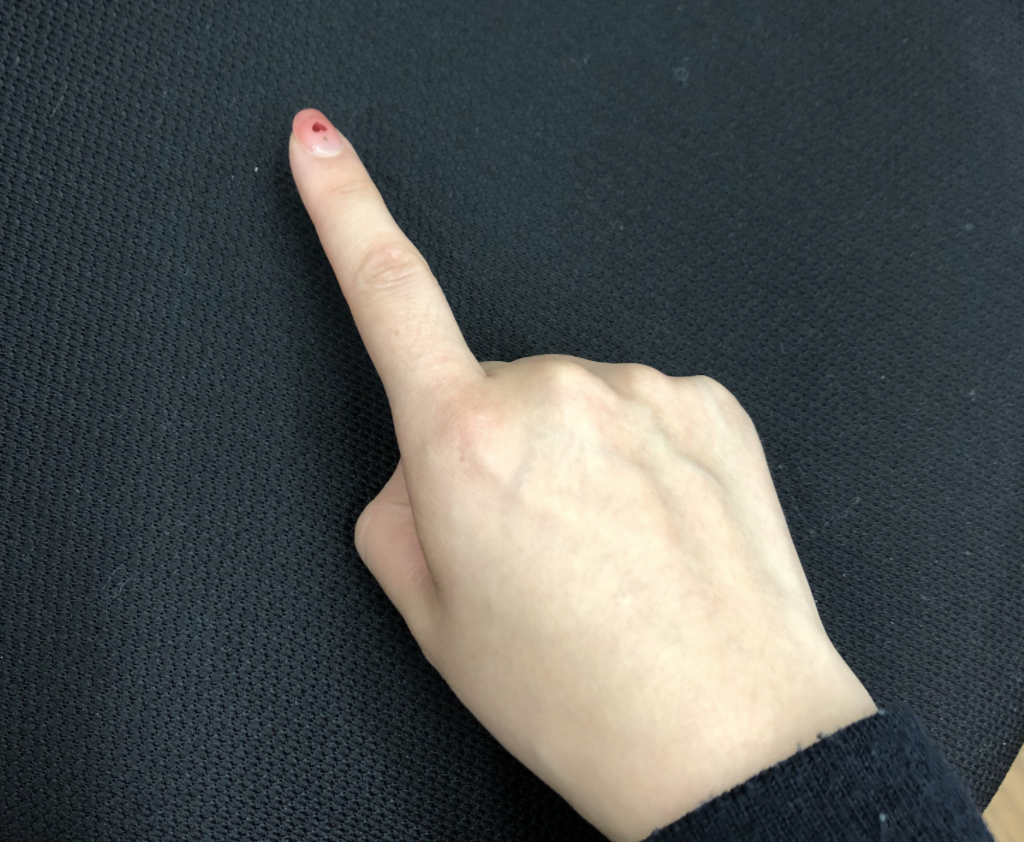
#> input picture src/finger_detection/fingerpoint.png, 1024 x 842 px
$ python example.py   (older library calls are emulated)
#> lines starting #> are read from the running program, lines starting #| are printed output that depends on the picture; after the words box and inside, x2 and y2 are one past the last pixel; in counts of white or black regions, pixels touching at a corner belong together
import cv2 as cv
import numpy as np

img_color = cv.imread('fingerpoint.png', cv.IMREAD_COLOR)
#> img_color is the input picture: shape (842, 1024, 3); mean B, G, R 83.8, 84.7, 80.6
img_gray = cv.cvtColor(img_color, cv.COLOR_BGR2GRAY)
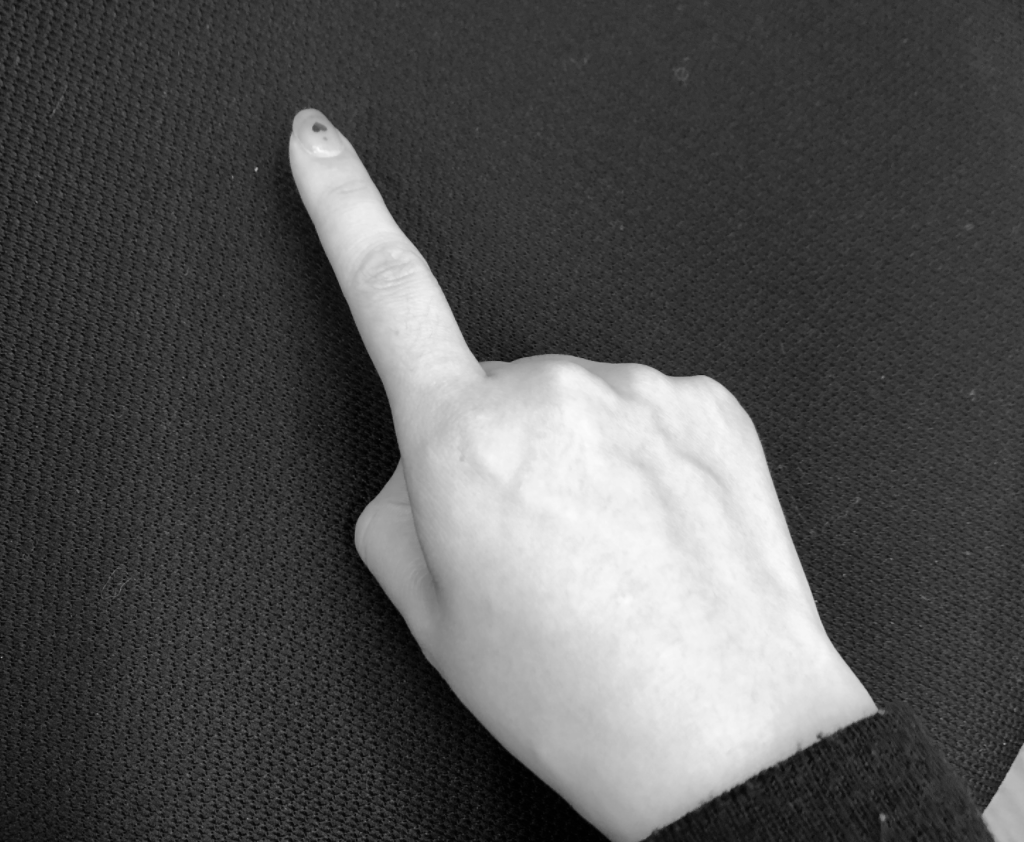
#> img_gray: shape (842, 1024); min 0, max 252, mean 83.3
ret, img_binary = cv.threshold(img_gray, 127, 255, 0)
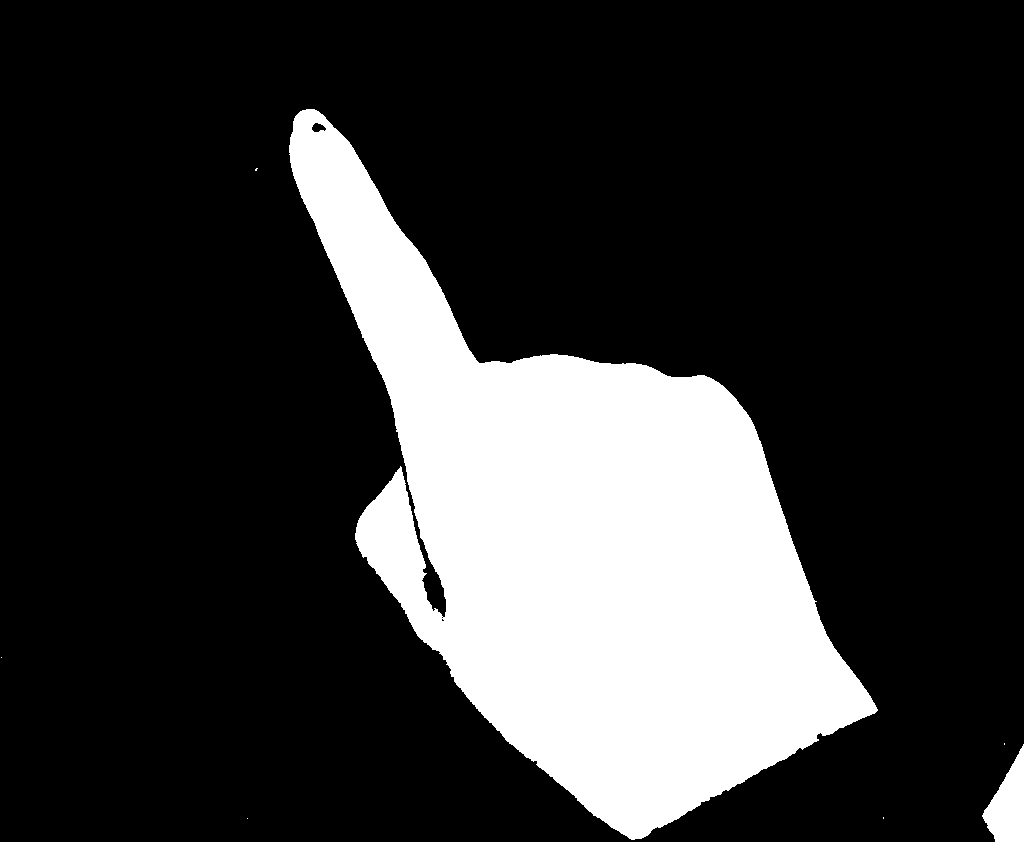
#> img_binary: shape (842, 1024); 21.5% white; 7 white regions (5 under 20 px)
_, contours, hierarchy = cv.findContours(img_binary, cv.RETR_LIST, cv.CHAIN_APPROX_SIMPLE)
#> contours = 10 contours, 7 with area under 20; largest, box (x1, y1, x2, y2) and area: (289, 109, 878, 840) 181850, (982, 744, 1024, 842) 2288, (311, 122, 327, 133) 101

for cnt in contours:
#cnt = contours[9]
    cv.drawContours(img_color, [cnt], 0, (255, 0, 0), 3)  # blue
    #print(cnt)
    x, y, w, h = cv.boundingRect(cnt)
    cv.rectangle(img_color, (x, y), (x+w, h+y), (255, 0, 0), 2)
#> this loop made 10 passes
#> (x, y, w, h) on passes 1, 3, 5, 6, 8, 9, 10: (247, 818, 1, 1), (982, 744, 42, 98), (1, 657, 1, 1), (441, 618, 4, 4), (255, 168, 3, 3), (311, 122, 16, 11), (289, 109, 589, 731)
#> (cnt, x, y, w, h) on passes 2, 4, 7: ([[883, 817], [883, 818]], 883, 817, 1, 2), ([[1004, 743], [1004, 744]], 1004, 743, 1, 2), ([[441, 617], [442, 616], [443, 617], [442, 618]], 441, 616, 3, 3)
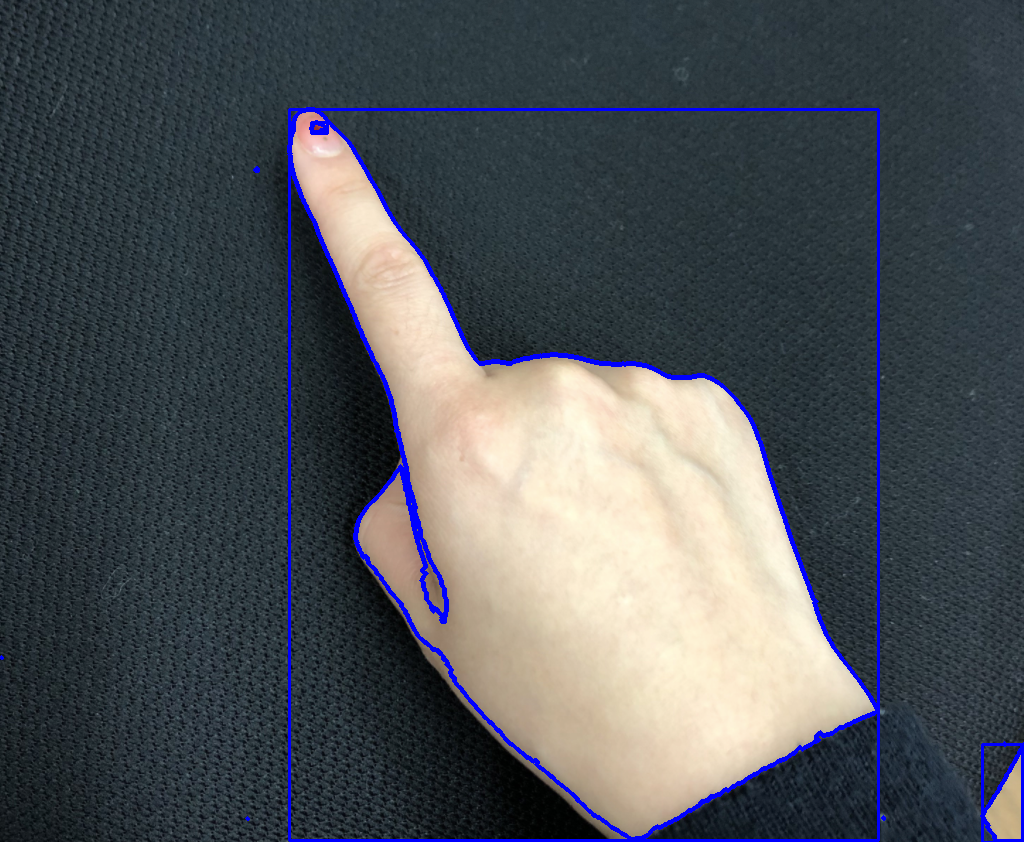
#> img_color: shape (842, 1024, 3); 2.35% of pixels changed, all inside (x1, y1, x2, y2) = (0, 107, 1024, 842)

#print('x:', x,'y:', y,'w:', w,'h:',h)
cv.circle(img_color, (x, y), 10, (0,0,255), -1)
#> img_color: shape (842, 1024, 3); 0.04% of pixels changed, all inside (x1, y1, x2, y2) = (279, 99, 300, 120)

cv.imshow("result", img_color)
cv.waitKey(0)

cv.imwrite('binaryimage.jpg',img_binary)

def im_trim (img,x,y):
#> called with x = 289, y = 109
    img_trim = img[0:y, 0:x]
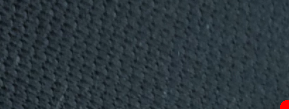
#> img_trim: shape (109, 289, 3); mean B, G, R 61.3, 55, 43.9
    cv.imwrite('boundary_img.jpg',img_trim)

im_trim(img_color,x,y)


# [19 lines of commented-out code are left out]
